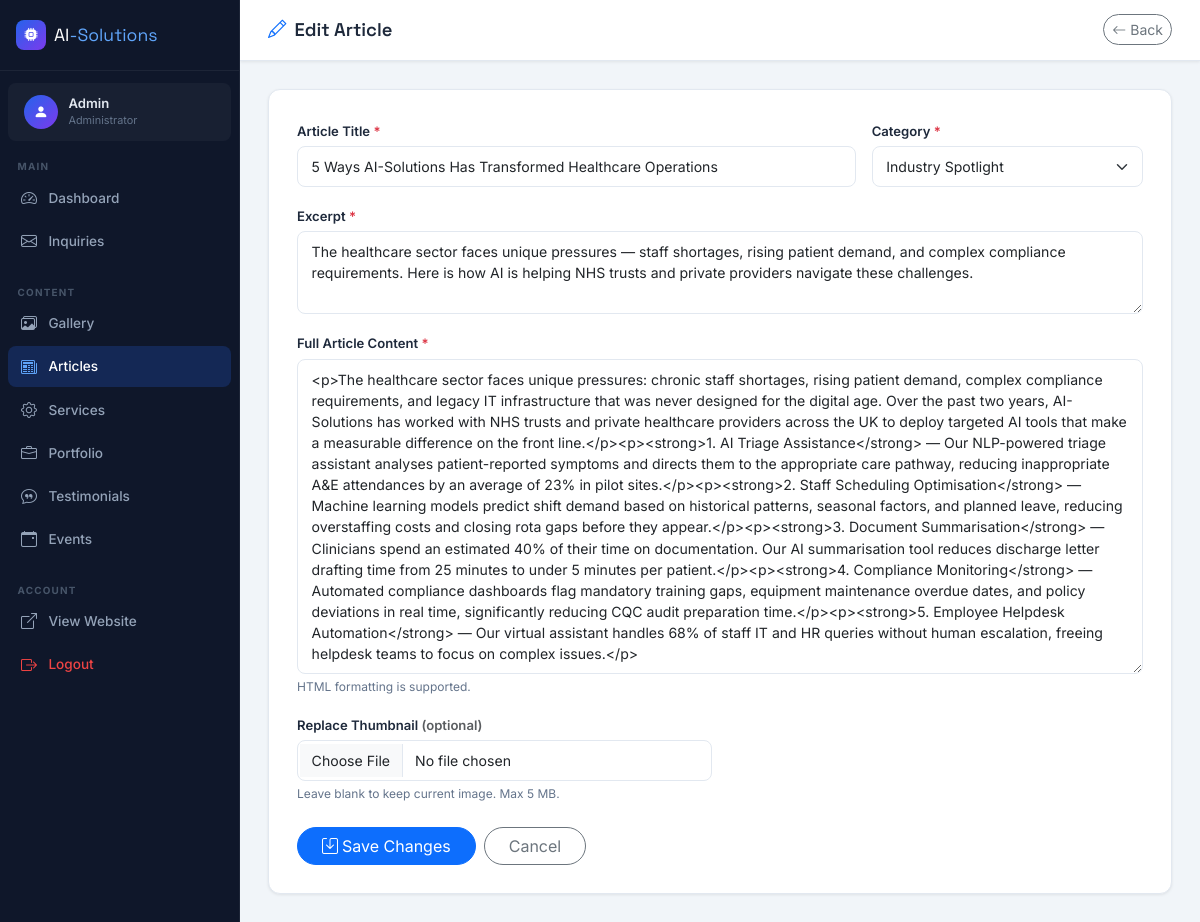
The app's page /admin/articles-edit.php?id=2 (signed in) with its own data.
### tables this page shows
CREATE TABLE `articles` (
    `id`             INT           NOT NULL AUTO_INCREMENT,
    `title`          VARCHAR(200)  NOT NULL,
    `category`       VARCHAR(100)  NOT NULL,
    `excerpt`        TEXT          NOT NULL,
    `content`        LONGTEXT      NOT NULL,
    `thumbnail_path` VARCHAR(255)  NOT NULL DEFAULT '',
    `created_at`     TIMESTAMP     NOT NULL DEFAULT CURRENT_TIMESTAMP,
    PRIMARY KEY (`id`)
);

### includes/db.php (called while the page is built, shortened)
<?php
function h(string $str): string {
    return htmlspecialchars($str, ENT_QUOTES, 'UTF-8');
}

### admin/articles-edit.php (the view, shortened to what this page needs)
<?php
require_once '../includes/db.php';
$id = validId($_GET['id'] ?? 0);
try { $stmt=$pdo->prepare('SELECT * FROM articles WHERE id=?'); $stmt->execute([$id]); $item=$stmt->fetch(); }
catch (PDOException $e) { $item=null; }
$title    = $_POST['title']    ?? $item['title'];
$category = $_POST['category'] ?? $item['category'];
$excerpt  = $_POST['excerpt']  ?? $item['excerpt'];
$content  = $_POST['content']  ?? $item['content'];
$categories = ['AI Innovation','Digital Workplace','Industry Spotlight','Company News','Tech Deep Dive'];
include '../includes/admin-head.php';
include '../includes/admin-sidebar.php';
?>
<div class="admin-main">
    <div class="admin-topbar">
        <h1 class="admin-page-title"><i class="bi bi-pencil me-2 text-primary"></i>Edit Article</h1>
        <a href="articles-list.php" class="btn btn-sm btn-outline-secondary rounded-pill"><i class="bi bi-arrow-left me-1"></i>Back</a>
    </div>
    <div class="admin-content">
        <div class="admin-form-card">
            <form method="POST" enctype="multipart/form-data">
                <div class="row g-3">
                    <div class="col-md-8">
                        <label class="form-label">Article Title <span class="text-danger">*</span></label>
                        <input type="text" name="title" class="form-control" value="<?= h($title) ?>" required>
                    </div>
                    <div class="col-md-4">
                        <label class="form-label">Category <span class="text-danger">*</span></label>
                        <select name="category" class="form-select" required>
                            <?php foreach ($categories as $cat): ?>
                            <option value="<?= h($cat) ?>" <?= $category===$cat?'selected':'' ?>><?= h($cat) ?></option>
                            <?php endforeach; ?>
                        </select>
                    </div>
                    <div class="col-12">
                        <label class="form-label">Excerpt <span class="text-danger">*</span></label>
                        <textarea name="excerpt" class="form-control" rows="3" required><?= h($excerpt) ?></textarea>
                    </div>
                    <div class="col-12">
                        <label class="form-label">Full Article Content <span class="text-danger">*</span></label>
                        <textarea name="content" class="form-control" rows="14" required><?= h($content) ?></textarea>
                        <div class="form-hint">HTML formatting is supported.</div>
                    </div>
                    <div class="col-md-6">
                        <label class="form-label">Replace Thumbnail <span class="text-muted">(optional)</span></label>
                        <input type="file" name="thumbnail" class="form-control file-preview-input" accept="image/*" data-preview="thumbPreview">
                        <div class="form-hint">Leave blank to keep current image. Max 5 MB.</div>
                    </div>
                </div>
                <div class="d-flex gap-2 mt-4">
                    <button type="submit" class="btn btn-primary rounded-pill px-4"><i class="bi bi-save me-1"></i>Save Changes</button>
                    <a href="articles-list.php" class="btn btn-outline-secondary rounded-pill px-4">Cancel</a>
                </div>
            </form>
        </div>
    </div>
</div>
<?php include '../includes/admin-foot.php'; ?>

### assets/css/admin.css (style rules this page uses)
:root { --sidebar-w: 240px; --sidebar-bg: #0F172A; --sidebar-border: rgba(255,255,255,.06); --sidebar-hover: rgba(37,99,235,.15); --sidebar-active: rgba(37,99,235,.22); --admin-bg: #F1F5F9; --card-bg: #FFFFFF; --brand-blue: #2563EB; --brand-violet: #7C3AED; --text-primary: #1E293B; --text-muted: #64748B; --border-color: #E2E8F0; --radius-sm: 8px; --radius-md: 12px; --shadow-sm: 0 1px 3px rgba(0,0,0,.08); --shadow-md: 0 4px 16px rgba(0,0,0,.10); --transition: .2s ease; --font-body: 'Inter', sans-serif; --font-heading: 'Space Grotesk', sans-serif; }
* { box-sizing: border-box; margin: 0; padding: 0; }
body { font-family: var(--font-body); background: var(--admin-bg); color: var(--text-primary); min-height: 100vh; }
.admin-main { margin-left: var(--sidebar-w); min-height: 100vh; flex: 1; display: flex; flex-direction: column; }
.admin-topbar { background: var(--card-bg); border-bottom: 1px solid var(--border-color); padding: .9rem 1.75rem; display: flex; align-items: center; justify-content: space-between; position: sticky; top: 0; z-index: 50; box-shadow: var(--shadow-sm); }
.admin-page-title { font-family: var(--font-heading); font-size: 1.15rem; font-weight: 600; margin: 0; }
.admin-content { padding: 1.75rem; flex: 1; }
.admin-form-card { background: var(--card-bg); border: 1px solid var(--border-color); border-radius: var(--radius-md); padding: 1.75rem; box-shadow: var(--shadow-sm); }
.admin-form-card .form-label { font-size: .82rem; font-weight: 600; color: var(--text-primary); margin-bottom: .3rem; }
.admin-form-card .form-control, .admin-form-card .form-select { border: 1.5px solid var(--border-color); border-radius: var(--radius-sm); font-size: .88rem; padding: .55rem .85rem; transition: border-color var(--transition), box-shadow var(--transition); }
.form-hint { font-size: .75rem; color: var(--text-muted); margin-top: .25rem; }

### records on screen
articles: title "5 Ways AI-Solutions Has Transformed Healthcare Operations", excerpt "The healthcare sector faces unique pressures — staff shortages, rising patient demand, and complex compliance requirements. Here is how AI is helping NHS trusts and private providers navigate these challenges.", content "<p>The healthcare sector faces unique pressures: chronic staff shortages, rising patient demand, complex compliance requirements, and legacy IT infrastructure that was never designed for the digital age. Over the past two years, AI-Solutions has worked with NHS trusts and private healthcare providers across the UK to deploy targeted AI tools that make a measurable difference on the front line.</p><p><strong>1. AI Triage Assistance</strong> — Our NLP-powered triage assistant analyses patient-reported symptoms and directs them to the appropriate care pathway, reducing inappropriate A&E attendances by an average of 23% in pilot sites.</p><p><strong>2. Staff Scheduling Optimisation</strong> —…"

### other values on screen
$_SESSION['admin_username'] "Admin"
form field category "Industry Spotlight"
